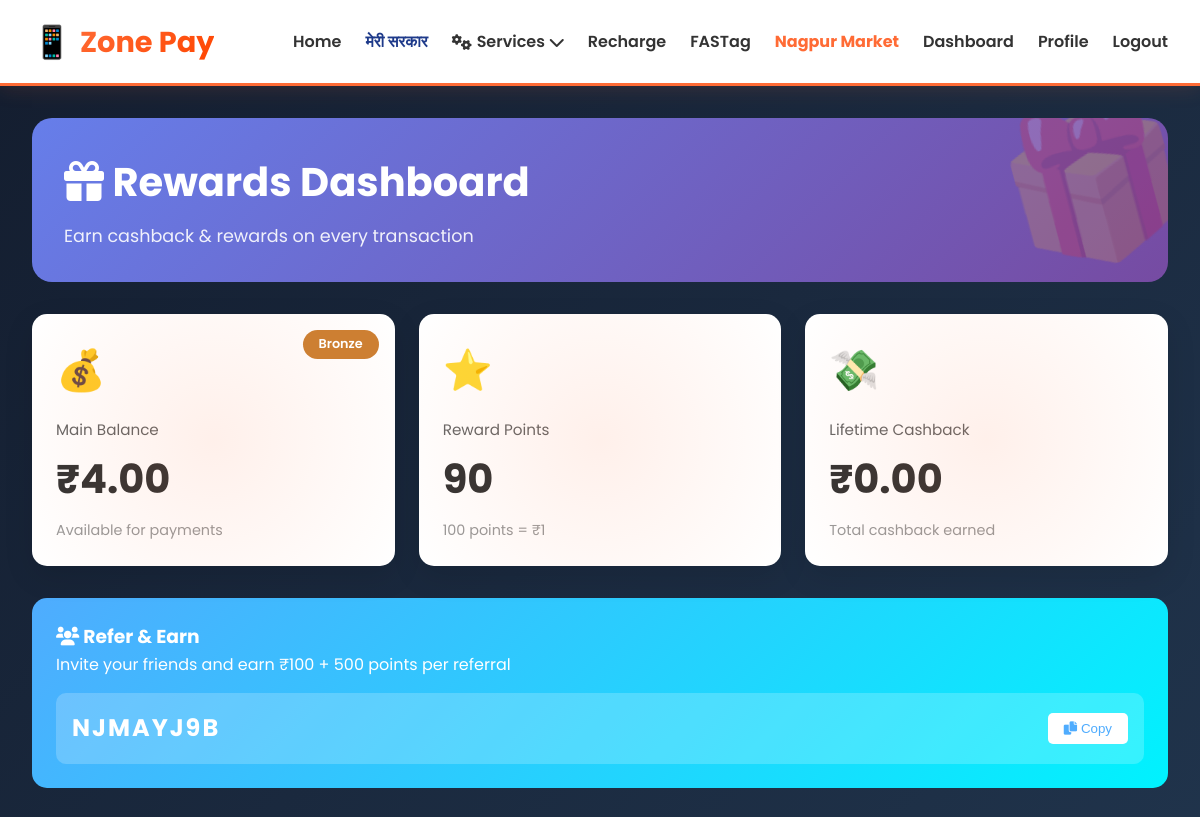
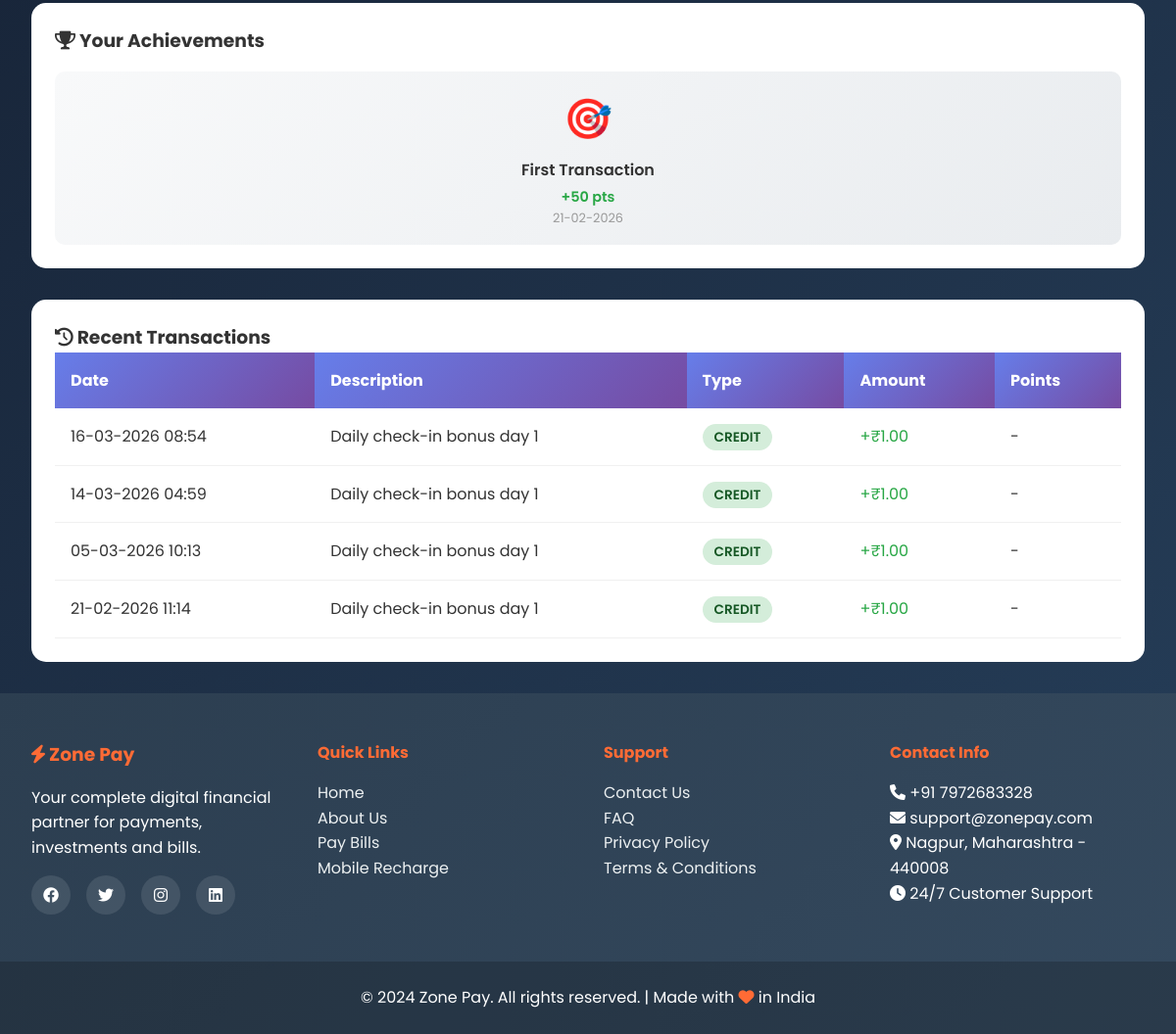
The app's page /rewards (signed in) with its own data (2 pictures, top to bottom).
### modules/models.py (models this page shows)
class Wallet(db.Model):
    id = db.Column(db.Integer, primary_key=True)
    user_id = db.Column(db.Integer, db.ForeignKey('user.id'), unique=True, nullable=False)
    balance = db.Column(db.Float, default=0.0)  # Main balance (₹)
    reward_points = db.Column(db.Integer, default=0)  # Reward points (100 points = ₹1)
    lifetime_earnings = db.Column(db.Float, default=0.0)
    lifetime_cashback = db.Column(db.Float, default=0.0)
    tier = db.Column(db.String(20), default='Bronze')  # Bronze, Silver, Gold, Platinum
    created_at = db.Column(db.DateTime, default=datetime.utcnow)
    updated_at = db.Column(db.DateTime, default=datetime.utcnow, onupdate=datetime.utcnow)
    user = db.relationship('User', backref='wallet')

class Referral(db.Model):
    id = db.Column(db.Integer, primary_key=True)
    referrer_id = db.Column(db.Integer, db.ForeignKey('user.id'), nullable=False)  # Who referred
    referred_id = db.Column(db.Integer, db.ForeignKey('user.id'), unique=True)  # Who joined
    referral_code = db.Column(db.String(20), unique=True)
    status = db.Column(db.String(20), default='pending')  # pending, completed, expired
    reward_amount = db.Column(db.Float, default=0.0)
    reward_points = db.Column(db.Integer, default=0)
    joined_at = db.Column(db.DateTime)
    completed_at = db.Column(db.DateTime)
    created_at = db.Column(db.DateTime, default=datetime.utcnow)
    referrer = db.relationship('User', foreign_keys=[referrer_id], backref='referrals_sent')
    referred = db.relationship('User', foreign_keys=[referred_id], backref='referred_by')

class Achievement(db.Model):
    id = db.Column(db.Integer, primary_key=True)
    user_id = db.Column(db.Integer, db.ForeignKey('user.id'), nullable=False)
    badge_name = db.Column(db.String(100))
    badge_icon = db.Column(db.String(50))
    description = db.Column(db.String(200))
    points_earned = db.Column(db.Integer, default=0)
    earned_at = db.Column(db.DateTime, default=datetime.utcnow)
    user = db.relationship('User', backref='achievements')

class Transaction(db.Model):
    id = db.Column(db.Integer, primary_key=True)
    user_id = db.Column(db.Integer, db.ForeignKey('user.id'), nullable=False)
    wallet_id = db.Column(db.Integer, db.ForeignKey('wallet.id'), nullable=False)
    transaction_type = db.Column(db.String(50))  # credit, debit, cashback, reward
    amount = db.Column(db.Float, nullable=False)
    reward_points = db.Column(db.Integer, default=0)
    description = db.Column(db.String(200))
    reference_id = db.Column(db.String(100))  # Bill ID, Recharge ID, etc.
    status = db.Column(db.String(20), default='completed')
    created_at = db.Column(db.DateTime, default=datetime.utcnow)
    user = db.relationship('User', backref='transactions')
    wallet = db.relationship('Wallet', backref='transactions')

### modules/rewards.py (the view, shortened to what this page needs)
@rewards_bp.route('/rewards')
@login_required
def rewards_dashboard():
    wallet = get_or_create_wallet(current_user.id)
    transactions = Transaction.query.filter_by(user_id=current_user.id)\
        .order_by(Transaction.created_at.desc()).limit(10).all()
    cashbacks = Cashback.query.filter_by(user_id=current_user.id)\
        .order_by(Cashback.credited_at.desc()).limit(5).all()
    achievements = Achievement.query.filter_by(user_id=current_user.id)\
        .order_by(Achievement.earned_at.desc()).all()
    offers = Offer.query.filter_by(is_active=True)\
        .filter(Offer.valid_until > datetime.utcnow())\
        .all()
    referral = Referral.query.filter_by(referrer_id=current_user.id).first()
    daily_reward = get_daily_reward(current_user.id)
    check_achievements(current_user.id)
    return render_template('rewards_dashboard.html',
                         wallet=wallet,
                         transactions=transactions,
                         cashbacks=cashbacks,
                         achievements=achievements,
                         offers=offers,
                         referral=referral,
                         daily_reward=daily_reward)

### modules/rewards.py (called while the page is built, shortened)
def get_or_create_wallet(user_id):
    wallet = Wallet.query.filter_by(user_id=user_id).first()
    return wallet

def get_daily_reward(user_id):
    today = datetime.utcnow().date()
    claimed = DailyReward.query.filter(
        DailyReward.user_id == user_id,
        db.func.date(DailyReward.claimed_at) == today
    ).first()
    if claimed:
        return None

def check_achievements(user_id):
    wallet = Wallet.query.filter_by(user_id=user_id).first()
    if not wallet:
        return
    achievements = []
    milestones = {
        1000: '₹1000 Club',
        5000: '₹5000 Club',
        10000: '₹10,000 Club',
        25000: '₹25,000 Club',
        50000: '₹50,000 Club'
    }
    for amount, badge in milestones.items():
        if wallet.lifetime_earnings >= amount:
            if not Achievement.query.filter_by(user_id=user_id, badge_name=badge).first():
                achievements.append({
                    'name': badge,
                    'icon': '🏆',
                    'desc': f'Spent over {badge}',
                    'points': 100
                })
    db.session.commit()

### templates/rewards_dashboard.html (shortened to what this page needs)
{% extends "base.html" %}
{% block content %}
<section class="rewards-section">
    <div class="rewards-container">
        <div class="rewards-header">
            <h1><i class="fas fa-gift"></i> Rewards Dashboard</h1>
            <p>Earn cashback & rewards on every transaction</p>
        </div>
        <div class="wallet-grid">
            <div class="wallet-card">
                <div class="wallet-icon">💰</div>
                <div class="wallet-label">Main Balance</div>
                <div class="wallet-amount">₹{{ "%.2f"|format(wallet.balance) }}</div>
                <div class="wallet-sub">Available for payments</div>
                <span class="tier-badge tier-{{ wallet.tier|lower }}">{{ wallet.tier }}</span>
            </div>
            <div class="wallet-card">
                <div class="wallet-icon">⭐</div>
                <div class="wallet-label">Reward Points</div>
                <div class="wallet-amount">{{ wallet.reward_points }}</div>
                <div class="wallet-sub">100 points = ₹1</div>
            </div>
            <div class="wallet-card">
                <div class="wallet-icon">💸</div>
                <div class="wallet-label">Lifetime Cashback</div>
                <div class="wallet-amount">₹{{ "%.2f"|format(wallet.lifetime_cashback) }}</div>
                <div class="wallet-sub">Total cashback earned</div>
            </div>
        </div>
        <div class="referral-card">
            <h3><i class="fas fa-users"></i> Refer & Earn</h3>
            <p>Invite your friends and earn ₹100 + 500 points per referral</p>
            <div class="referral-code-box">
                <span class="referral-code">{{ referral.referral_code }}</span>
                <button class="btn-copy" onclick="copyReferralCode()">
                    <i class="fas fa-copy"></i> Copy
                </button>
            </div>
        </div>
        {% if achievements %}
        <div class="achievements-section">
            <h3><i class="fas fa-trophy"></i> Your Achievements</h3>
            <div class="achievements-grid">
                {% for ach in achievements %}
                <div class="achievement-card">
                    <div class="achievement-icon">{{ ach.badge_icon }}</div>
                    <div class="achievement-name">{{ ach.badge_name }}</div>
                    <div class="achievement-points">+{{ ach.points_earned }} pts</div>
                    <div style="font-size: 0.8rem; color: #999;">{{ ach.earned_at.strftime('%d-%m-%Y') }}</div>
                </div>
                {% endfor %}
            </div>
        </div>
        {% endif %}
        {% if transactions %}
        <div class="transactions-section">
            <h3><i class="fas fa-history"></i> Recent Transactions</h3>
            <div class="table-responsive">
                <table>
                    <thead>
                        <tr>
                            <th>Date</th>
                            <th>Description</th>
                            <th>Type</th>
                            <th>Amount</th>
                            <th>Points</th>
                        </tr>
                    </thead>
                    <tbody>
                        {% for txn in transactions %}
                        <tr>
                            <td>{{ txn.created_at.strftime('%d-%m-%Y %H:%M') }}</td>
                            <td>{{ txn.description }}</td>
                            <td>
                                <span class="badge-{{ txn.transaction_type }}">
                                    {{ txn.transaction_type|upper }}
                                </span>
                            </td>
                            <td style="color: {% if txn.transaction_type in ['credit','cashback'] %}#28a745{% else %}#dc3545{% endif %};">
                                {% if txn.transaction_type in ['credit','cashback'] %}+{% else %}-{% endif %}₹{{ "%.2f"|format(txn.amount) }}
                            </td>
                            <td>
                                {% if txn.reward_points %}
                                <span style="color: #ffc107;">+{{ txn.reward_points }} pts</span>
                                {% else %}
                                -
                                {% endif %}
                            </td>
                        </tr>
                        {% endfor %}
                    </tbody>
                </table>
            </div>
        </div>
        {% endif %}
    </div>
</section>
{% endblock %}

### templates/base.html (style rules this page uses)
* { margin:0; padding:0; box-sizing:border-box; }
:root { --orange-primary: #FF6B35; --orange-secondary: #F7934B; --orange-light: #FFB347; --orange-dark: #FF4500; --orange-gradient: linear-gradient(135deg, #FF6B35, #FF4500); --text-dark: #333; --text-light: #fff; --bg-light: #f9f9f9; --shadow: 0 5px 15px rgba(255,107,53,0.2); }
body { font-family: 'Poppins', sans-serif; color: var(--text-dark); line-height: 1.6; min-height: 100vh; display: flex; flex-direction: column; background: linear-gradient(135deg, #fff5f0 0%, #fff 100%); }

### templates/rewards_dashboard.html (style rules this page uses)
.rewards-section { background: linear-gradient(135deg, #141e30 0%, #243b55 100%); min-height: 100vh; padding: 2rem; }
.rewards-container { max-width: 1400px; margin: 0 auto; }
.rewards-header { background: linear-gradient(135deg, #667eea 0%, #764ba2 100%); border-radius: 20px; padding: 2rem; margin-bottom: 2rem; color: white; position: relative; overflow: hidden; }
.rewards-header::before { content: '🎁'; position: absolute; right: -20px; bottom: -20px; font-size: 150px; opacity: 0.2; transform: rotate(-15deg); }
.rewards-header h1 { font-size: 2.5rem; margin-bottom: 0.5rem; }
.rewards-header p { font-size: 1.1rem; opacity: 0.9; }
.wallet-grid { display: grid; grid-template-columns: repeat(auto-fit, minmax(300px, 1fr)); gap: 1.5rem; margin-bottom: 2rem; }
.wallet-card { background: white; border-radius: 15px; padding: 1.5rem; box-shadow: 0 10px 30px rgba(0,0,0,0.1); position: relative; overflow: hidden; transition: all 0.3s ease; }
.wallet-card::before { content: ''; position: absolute; top: -50%; right: -50%; width: 200%; height: 200%; background: radial-gradient(circle, rgba(255,107,53,0.1) 0%, transparent 50%); animation: rotate 20s linear infinite; }
.wallet-icon { font-size: 2.5rem; margin-bottom: 1rem; }
.wallet-label { color: #666; font-size: 0.95rem; margin-bottom: 0.25rem; }
.wallet-amount { font-size: 2.5rem; font-weight: 700; color: #333; margin-bottom: 0.5rem; }
.wallet-sub { color: #999; font-size: 0.9rem; }
.tier-badge { position: absolute; top: 1rem; right: 1rem; padding: 0.25rem 1rem; border-radius: 50px; font-size: 0.8rem; font-weight: 600; }
.tier-bronze { background: #cd7f32; color: white; }
.referral-card { background: linear-gradient(135deg, #4facfe 0%, #00f2fe 100%); border-radius: 15px; padding: 1.5rem; margin-bottom: 2rem; color: white; }
.referral-code-box { background: rgba(255,255,255,0.2); padding: 1rem; border-radius: 10px; display: flex; align-items: center; justify-content: space-between; margin-top: 1rem; }
.referral-code { font-size: 1.5rem; font-weight: 700; letter-spacing: 2px; }
.btn-copy { background: white; color: #4facfe; border: none; padding: 0.5rem 1rem; border-radius: 5px; cursor: pointer; }
.achievements-section { background: white; border-radius: 15px; padding: 1.5rem; margin-bottom: 2rem; }
.achievements-grid { display: grid; grid-template-columns: repeat(auto-fit, minmax(200px, 1fr)); gap: 1rem; margin-top: 1rem; }
.achievement-card { background: linear-gradient(135deg, #f8f9fa, #e9ecef); border-radius: 10px; padding: 1rem; text-align: center; transition: all 0.3s ease; }
.achievement-icon { font-size: 2.5rem; margin-bottom: 0.5rem; }
.achievement-name { font-weight: 600; margin-bottom: 0.25rem; }
.achievement-points { font-size: 0.9rem; color: #28a745; font-weight: 600; }
.transactions-section { background: white; border-radius: 15px; padding: 1.5rem; }
.table-responsive { overflow-x: auto; }
table { width: 100%; border-collapse: collapse; }
th { background: linear-gradient(135deg, #667eea, #764ba2); color: white; padding: 1rem; text-align: left; }
td { padding: 1rem; border-bottom: 1px solid #f0f0f0; }
.badge-credit { background: #d4edda; color: #155724; padding: 0.25rem 0.75rem; border-radius: 50px; font-size: 0.85rem; font-weight: 600; }

### records on screen
Wallet: balance "4.00", tier "Bronze", reward_points "90", lifetime_cashback "0.00"
Referral: referral_code "NJMAYJ9B"
Achievement: badge_icon "🎯", badge_name "First Transaction", points_earned "50", earned_at "21-02-2026"
Transaction: created_at "16-03-2026 08:54", description "Daily check-in bonus day 1", transaction_type "CREDIT", amount "1.00"
Transaction: created_at "14-03-2026 04:59", description "Daily check-in bonus day 1", transaction_type "CREDIT", amount "1.00"
Transaction: created_at "05-03-2026 10:13", description "Daily check-in bonus day 1", transaction_type "CREDIT", amount "1.00"
Transaction: created_at "21-02-2026 11:14", description "Daily check-in bonus day 1", transaction_type "CREDIT", amount "1.00"
